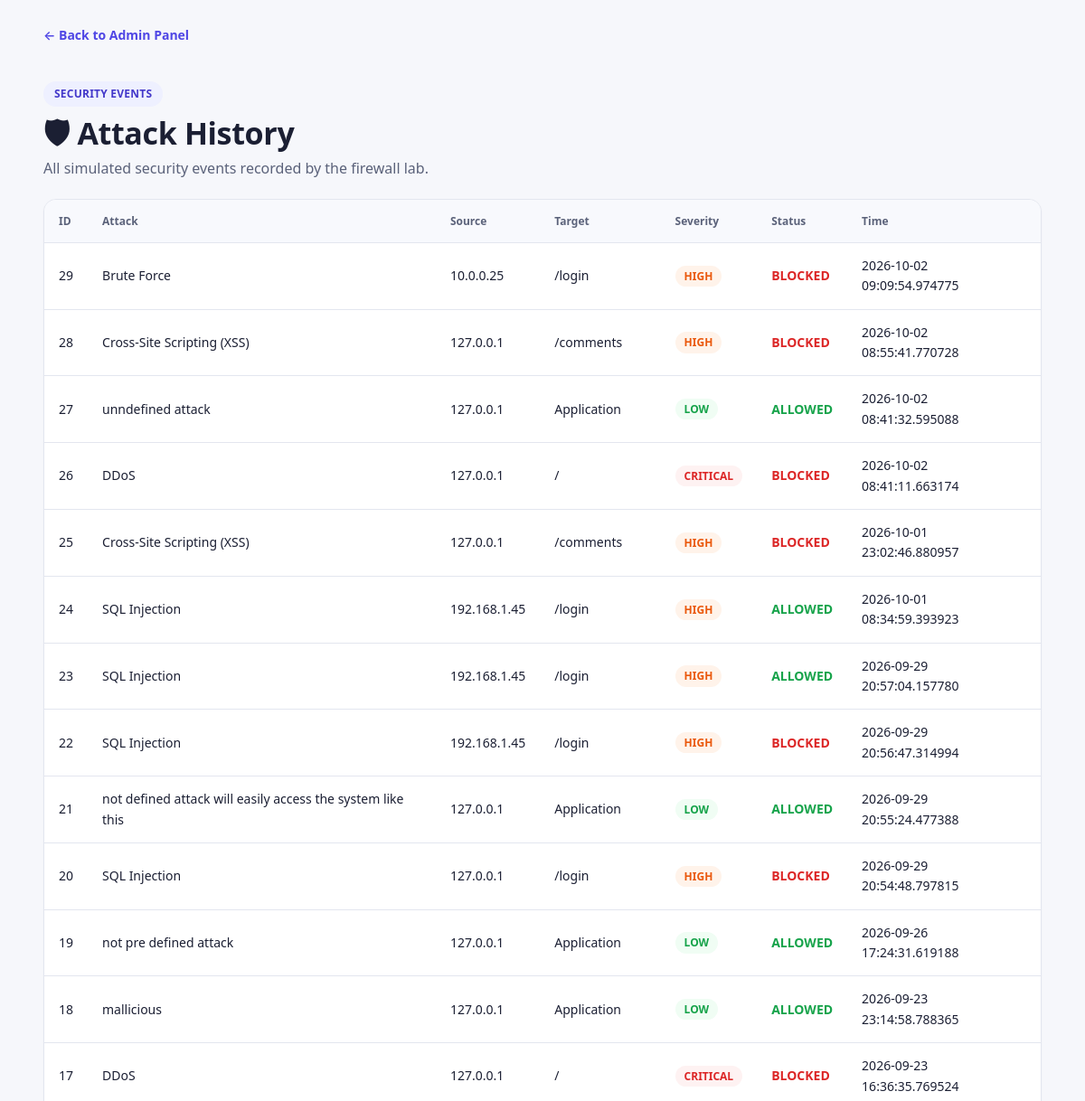
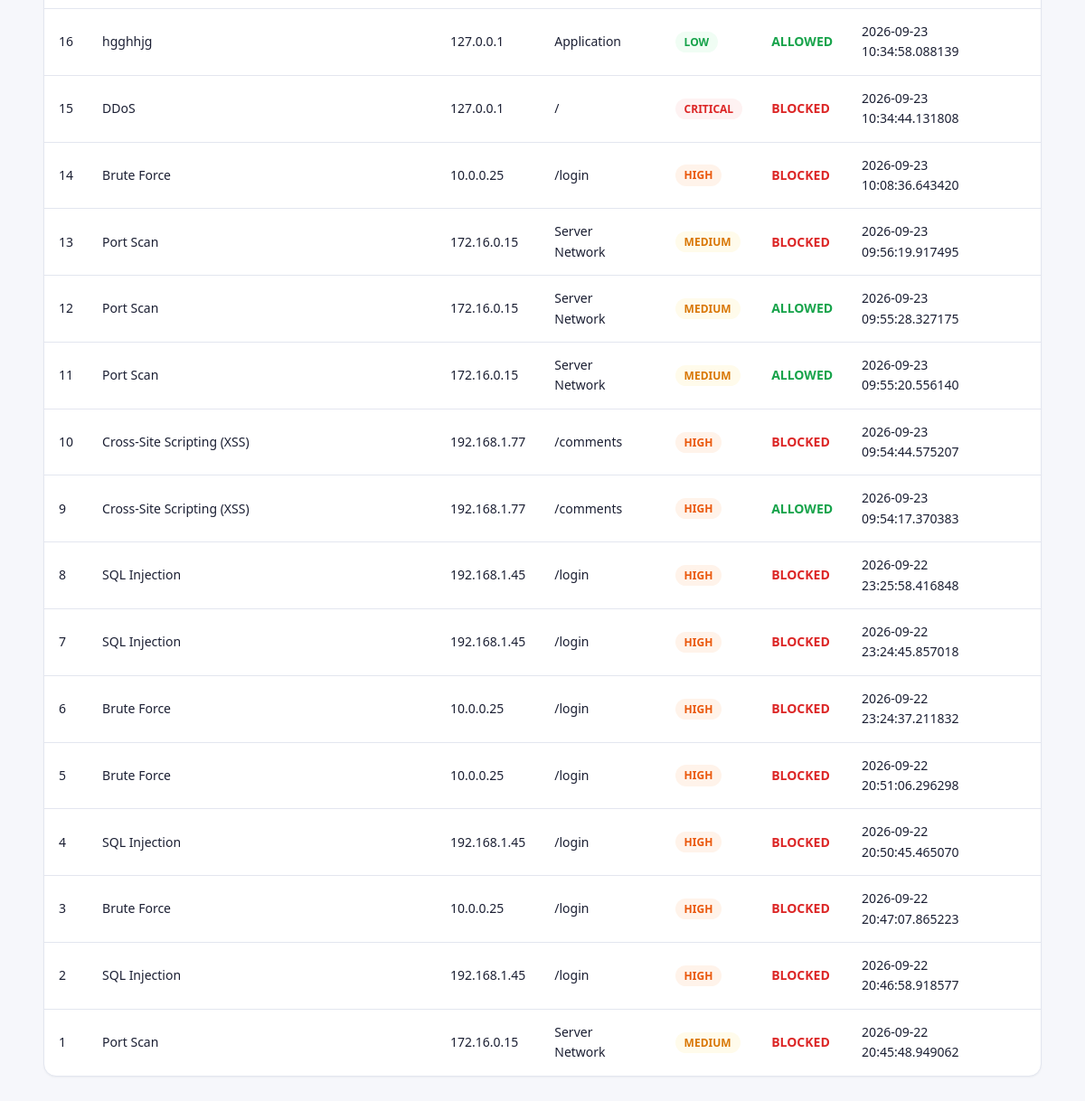
The page /attack-history (signed in) on the database its author committed (2 pictures, top to bottom).
### app.py (models this page shows)
class Attack(db.Model):
    id = db.Column(
        db.Integer,
        primary_key=True
    )
    attack_type = db.Column(
        db.String(80),
        nullable=False
    )
    source_ip = db.Column(
        db.String(100),
        nullable=False
    )
    target = db.Column(
        db.String(120),
        nullable=False
    )
    severity = db.Column(
        db.String(20),
        nullable=False
    )
    status = db.Column(
        db.String(20),
        nullable=False
    )
    timestamp = db.Column(
        db.DateTime,
        default=datetime.now
    )

### app.py (the view)
@app.route("/attack-history")
@admin_required
def attack_history():
    attacks = Attack.query.order_by(
        Attack.timestamp.desc()
    ).all()
    return render_template(
        "attack_history.html",
        attacks=attacks
    )

### app.py (called while the page is built, shortened)
def admin_required(function):
    @wraps(function)
    def wrapper(*args, **kwargs):
        return function(
            *args,
            **kwargs
        )
    return wrapper

### templates/attack_history.html (shortened to what this page needs)
<!DOCTYPE html>
<html lang="en">
<head>
<link rel="stylesheet" href="{{ url_for('static', filename='style.css') }}">
</head>
<body>
<div class="container">
<div class="topbar">
<a class="back" href="{{ url_for('admin_dashboard') }}">
← Back to Admin Panel
</a>
</div>
<div class="admin-header">
<span class="small-label">SECURITY EVENTS</span>
<h1>🛡 Attack History</h1>
<p>All simulated security events recorded by the firewall lab.</p>
</div>
<div class="table-container">
<table>
<thead>
<tr>
<th>ID</th>
<th>Attack</th>
<th>Source</th>
<th>Target</th>
<th>Severity</th>
<th>Status</th>
<th>Time</th>
</tr>
</thead>
<tbody>
{% for attack in attacks %}
<tr>
<td>{{ attack.id }}</td>
<td>{{ attack.attack_type }}</td>
<td>{{ attack.source_ip }}</td>
<td>{{ attack.target }}</td>
<td>
<span class="table-severity {{ attack.severity|lower }}">{{ attack.severity }}</span>
</td>
<td class="{% if attack.status == 'BLOCKED' %}blocked{% else %}allowed{% endif %}">
{{ attack.status }}
</td>
<td>{{ attack.timestamp }}</td>
</tr>
{% else %}
<tr>
<td colspan="7">No security events recorded yet.</td>
</tr>
{% endfor %}
</tbody>
</table>
</div>
</div>
</body>
</html>

### static/style.css (style rules this page uses)
:root { --bg:#f6f7fb; --surface:#ffffff; --border:#e3e6ef; --border-strong:#c9cfe0; --text:#1b1f33; --muted:#5b627a; --primary:#4f46e5; --primary-dark:#4338ca; --primary-soft:#eef0ff; --red:#dc2626; --red-soft:#fef2f2; --green:#16a34a; --green-soft:#f0fdf4; --amber:#d97706; --amber-soft:#fffbeb; --orange:#ea580c; --radius:14px; --shadow-sm:0 1px 2px rgba(27,31,51,.05); --shadow-md:0 6px 18px rgba(27,31,51,.08); }
* { box-sizing:border-box }
html { scroll-behavior:smooth }
body { margin:0; background:var(--bg); color:var(--text); font-family:system-ui,-apple-system,"Segoe UI",Roboto,"Helvetica Neue",Arial,sans-serif; line-height:1.6; -webkit-font-smoothing:antialiased; }
a { color:var(--primary);text-decoration:none }
h1,h2,h3,h4 { margin:0;line-height:1.25;color:var(--text) }
p { margin:0;color:var(--muted) }
main,.admin-container,.container { width:92%;max-width:1160px;margin:0 auto;padding:8px 0 48px; }
.badge,.small-label { display:inline-block;padding:4px 12px;border-radius:999px; background:var(--primary-soft);color:var(--primary-dark); font-size:12px;font-weight:600;letter-spacing:.02em; }
.small-label { margin-bottom:8px }
.severity,.table-severity,.tag { display:inline-block;padding:2px 10px;border-radius:999px; font-size:12px;font-weight:600;background:#f1f3f9;color:var(--muted); }
.severity.critical,.table-severity.critical,.tag.critical { background:var(--red-soft);color:var(--red) }
.severity.high,.table-severity.high,.tag.high { background:#fff3ea;color:var(--orange) }
.severity.medium,.table-severity.medium,.tag.medium { background:var(--amber-soft);color:var(--amber) }
.severity.low,.table-severity.low,.tag.low { background:var(--green-soft);color:var(--green) }
.admin-header { padding:36px 0 20px }
.admin-header h1 { font-size:clamp(26px,4vw,34px);letter-spacing:-.01em;margin-bottom:6px }
.table-container { background:var(--surface);border:1px solid var(--border); border-radius:var(--radius);box-shadow:var(--shadow-sm); overflow-x:auto; }
table { width:100%;border-collapse:collapse;min-width:560px }
th,td { padding:14px 16px;text-align:left;font-size:14px;border-bottom:1px solid var(--border) }
th { background:#f8f9fd;color:var(--muted);font-size:12px;font-weight:600 }
td { color:var(--text) }
tbody tr:last-child td { border-bottom:0 }
tbody tr { transition:background .15s }
.status-blocked,.status-failed,.blocked { color:var(--red);font-weight:600 }
.status-success,.status-allowed,.allowed { color:var(--green);font-weight:600 }
.topbar { display:flex;align-items:center;justify-content:space-between;gap:12px;padding:20px 0 4px }
.back { font-weight:600;font-size:14px }

### rows shown on the page
Attack: id "29", attack_type "Brute Force", source_ip "10.0.0.25", target "/login", severity "HIGH", status "BLOCKED", timestamp "2026-10-02 09:09:54.974775"
Attack: id "28", attack_type "Cross-Site Scripting (XSS)", source_ip "127.0.0.1", target "/comments", severity "HIGH", status "BLOCKED", timestamp "2026-10-02 08:55:41.770728"
Attack: id "27", attack_type "unndefined attack", source_ip "127.0.0.1", target "Application", severity "LOW", status "ALLOWED", timestamp "2026-10-02 08:41:32.595088"
Attack: id "26", attack_type "DDoS", source_ip "127.0.0.1", target "/", severity "CRITICAL", status "BLOCKED", timestamp "2026-10-02 08:41:11.663174"
Attack: id "25", attack_type "Cross-Site Scripting (XSS)", source_ip "127.0.0.1", target "/comments", severity "HIGH", status "BLOCKED", timestamp "2026-10-01 23:02:46.880957"
Attack: id "24", attack_type "SQL Injection", source_ip "192.168.1.45", target "/login", severity "HIGH", status "ALLOWED", timestamp "2026-10-01 08:34:59.393923"
Attack: id "23", attack_type "SQL Injection", source_ip "192.168.1.45", target "/login", severity "HIGH", status "ALLOWED", timestamp "2026-09-29 20:57:04.157780"
Attack: id "22", attack_type "SQL Injection", source_ip "192.168.1.45", target "/login", severity "HIGH", status "BLOCKED", timestamp "2026-09-29 20:56:47.314994"
Attack: id "21", attack_type "not defined attack will easily access the system like this", source_ip "127.0.0.1", target "Application", severity "LOW", status "ALLOWED", timestamp "2026-09-29 20:55:24.477388"
Attack: id "20", attack_type "SQL Injection", source_ip "127.0.0.1", target "/login", severity "HIGH", status "BLOCKED", timestamp "2026-09-29 20:54:48.797815"
Attack: id "19", attack_type "not pre defined attack", source_ip "127.0.0.1", target "Application", severity "LOW", status "ALLOWED", timestamp "2026-09-26 17:24:31.619188"
Attack: id "18", attack_type "mallicious", source_ip "127.0.0.1", target "Application", severity "LOW", status "ALLOWED", timestamp "2026-09-23 23:14:58.788365"
Attack: id "17", attack_type "DDoS", source_ip "127.0.0.1", target "/", severity "CRITICAL", status "BLOCKED", timestamp "2026-09-23 16:36:35.769524"
Attack: id "16", attack_type "hgghhjg", source_ip "127.0.0.1", target "Application", severity "LOW", status "ALLOWED", timestamp "2026-09-23 10:34:58.088139"
Attack: id "15", attack_type "DDoS", source_ip "127.0.0.1", target "/", severity "CRITICAL", status "BLOCKED", timestamp "2026-09-23 10:34:44.131808"
Attack: id "14", attack_type "Brute Force", source_ip "10.0.0.25", target "/login", severity "HIGH", status "BLOCKED", timestamp "2026-09-23 10:08:36.643420"
Attack: id "13", attack_type "Port Scan", source_ip "172.16.0.15", target "Server Network", severity "MEDIUM", status "BLOCKED", timestamp "2026-09-23 09:56:19.917495"
Attack: id "12", attack_type "Port Scan", source_ip "172.16.0.15", target "Server Network", severity "MEDIUM", status "ALLOWED", timestamp "2026-09-23 09:55:28.327175"
Attack: id "11", attack_type "Port Scan", source_ip "172.16.0.15", target "Server Network", severity "MEDIUM", status "ALLOWED", timestamp "2026-09-23 09:55:20.556140"
Attack: id "10", attack_type "Cross-Site Scripting (XSS)", source_ip "192.168.1.77", target "/comments", severity "HIGH", status "BLOCKED", timestamp "2026-09-23 09:54:44.575207"
Attack: id "9", attack_type "Cross-Site Scripting (XSS)", source_ip "192.168.1.77", target "/comments", severity "HIGH", status "ALLOWED", timestamp "2026-09-23 09:54:17.370383"
Attack: id "8", attack_type "SQL Injection", source_ip "192.168.1.45", target "/login", severity "HIGH", status "BLOCKED", timestamp "2026-09-22 23:25:58.416848"
Attack: id "7", attack_type "SQL Injection", source_ip "192.168.1.45", target "/login", severity "HIGH", status "BLOCKED", timestamp "2026-09-22 23:24:45.857018"
Attack: id "6", attack_type "Brute Force", source_ip "10.0.0.25", target "/login", severity "HIGH", status "BLOCKED", timestamp "2026-09-22 23:24:37.211832"
Attack: id "5", attack_type "Brute Force", source_ip "10.0.0.25", target "/login", severity "HIGH", status "BLOCKED", timestamp "2026-09-22 20:51:06.296298"
Attack: id "4", attack_type "SQL Injection", source_ip "192.168.1.45", target "/login", severity "HIGH", status "BLOCKED", timestamp "2026-09-22 20:50:45.465070"
Attack: id "3", attack_type "Brute Force", source_ip "10.0.0.25", target "/login", severity "HIGH", status "BLOCKED", timestamp "2026-09-22 20:47:07.865223"
Attack: id "2", attack_type "SQL Injection", source_ip "192.168.1.45", target "/login", severity "HIGH", status "BLOCKED", timestamp "2026-09-22 20:46:58.918577"
Attack: id "1", attack_type "Port Scan", source_ip "172.16.0.15", target "Server Network", severity "MEDIUM", status "BLOCKED", timestamp "2026-09-22 20:45:48.949062"
